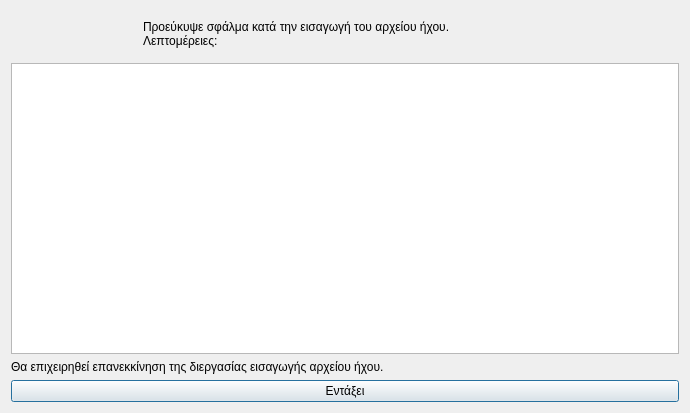
<?xml version="1.0" encoding="UTF-8"?>
<ui version="4.0">
 <class>Dialog</class>
 <widget class="QDialog" name="Dialog">
  <property name="geometry">
   <rect>
    <x>0</x>
    <y>0</y>
    <width>690</width>
    <height>413</height>
   </rect>
  </property>
  <property name="windowTitle">
   <string>Σφάλμα στην διεργασία εισαγωγής αρχείου ήχου</string>
  </property>
  <property name="windowIcon">
   <iconset resource="../../../icons.qrc">
    <normaloff>:/rest-windows/assets/images/rest-windows/information.png</normaloff>:/rest-windows/assets/images/rest-windows/information.png</iconset>
  </property>
  <layout class="QGridLayout" name="gridLayout">
   <item row="0" column="0">
    <widget class="QFrame" name="frame">
     <property name="styleSheet">
      <string notr="true">QFrame{border:0px;}</string>
     </property>
     <property name="frameShape">
      <enum>QFrame::StyledPanel</enum>
     </property>
     <property name="frameShadow">
      <enum>QFrame::Raised</enum>
     </property>
     <layout class="QHBoxLayout" name="horizontalLayout">
      <item>
       <widget class="QLabel" name="image_label">
        <property name="maximumSize">
         <size>
          <width>117</width>
          <height>117</height>
         </size>
        </property>
        <property name="text">
         <string/>
        </property>
        <property name="pixmap">
         <pixmap resource="../../../icons.qrc">:/rest-windows/assets/images/rest-windows/information.png</pixmap>
        </property>
        <property name="scaledContents">
         <bool>true</bool>
        </property>
       </widget>
      </item>
      <item>
       <widget class="QLabel" name="label">
        <property name="text">
         <string>Προεύκυψε σφάλμα κατά την εισαγωγή του αρχείου ήχου.
Λεπτομέρειες:</string>
        </property>
        <property name="alignment">
         <set>Qt::AlignJustify|Qt::AlignVCenter</set>
        </property>
       </widget>
      </item>
     </layout>
    </widget>
   </item>
   <item row="3" column="0">
    <widget class="QPushButton" name="ok">
     <property name="text">
      <string>Εντάξει</string>
     </property>
     <property name="icon">
      <iconset resource="../../../icons.qrc">
       <normaloff>:/rest-windows/assets/images/rest-windows/ok.png</normaloff>:/rest-windows/assets/images/rest-windows/ok.png</iconset>
     </property>
    </widget>
   </item>
   <item row="1" column="0">
    <widget class="QPlainTextEdit" name="details"/>
   </item>
   <item row="2" column="0">
    <widget class="QLabel" name="label_2">
     <property name="text">
      <string>Θα επιχειρηθεί επανεκκίνηση της διεργασίας εισαγωγής αρχείου ήχου.</string>
     </property>
     <property name="alignment">
      <set>Qt::AlignJustify|Qt::AlignVCenter</set>
     </property>
    </widget>
   </item>
  </layout>
 </widget>
 <tabstops>
  <tabstop>details</tabstop>
  <tabstop>ok</tabstop>
 </tabstops>
 <resources>
  <include location="../../../icons.qrc"/>
  <include location="../../../icons.qrc"/>
  <include location="../../../icons.qrc"/>
  <include location="../../../icons.qrc"/>
 </resources>
 <connections/>
</ui>
